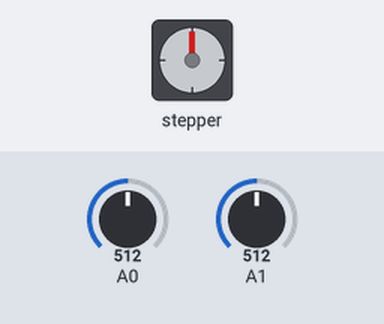
Recording of a sketch running on a simulated Arduino Uno, built with avr-gcc and run on an emulated ATmega328P. Parts: stepper motor. Inputs (shaded band) come from the test bench; at power-on: A0 = 512, A1 = 512. Stepper angles assume 2038 steps per turn.

Above: at 1.2 s.
1.3 s: A0 set to 785
2.8 s: A0 set to 813
At 3.9 s:
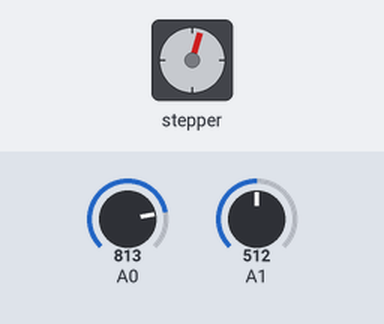
Timing chart, 0 to 5.8 s (numbered marks = the images above; inputs shaded):
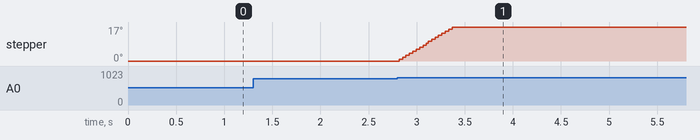

The sketch:

stepperMotor.ino
```cpp
// Mason Haines final project stepper motor
#include <Stepper.h>

#define RDA 0x80
#define TBE 0x20

volatile unsigned char *myUCSR0A = (unsigned char *)0x00C0;
volatile unsigned char *myUCSR0B = (unsigned char *)0x00C1;
volatile unsigned char *myUCSR0C = (unsigned char *)0x00C2;
volatile unsigned int  *myUBRR0  = (unsigned int *) 0x00C4;
volatile unsigned char *myUDR0   = (unsigned char *)0x00C6;

volatile unsigned char* my_ADMUX = (unsigned char*) 0x7C;
volatile unsigned char* my_ADCSRB = (unsigned char*) 0x7B;
volatile unsigned char* my_ADCSRA = (unsigned char*) 0x7A;
volatile unsigned int* my_ADC_DATA = (unsigned int*) 0x78;

const int stepsPerRevolution = 2038;
Stepper myStepper = Stepper(stepsPerRevolution, 8, 10, 9, 11);

void setup() {
  // Setup ADC
  adc_init();
}

void loop() {
  // Read ADC value from different channels
  int adcValue0 = adc_read(0); // Button 1
  int adcValue1 = adc_read(1); // Button 2

  // Check if button 1 is pressed
  if (adcValue0 > 800) { // Assuming a threshold value for button press
    moveStepper(100); // Move clockwise by 100 steps
    while (adc_read(0) > 800) {} // Wait until button 1 is released
  }

  // Check if button 2 is pressed
  if (adcValue1 > 800) { // Assuming a threshold value for button press
    moveStepper(-100); // Move counterclockwise by 100 steps
    while (adc_read(1) > 800) {} // Wait until button 2 is released
  }
}

void moveStepper(int steps) {
  myStepper.setSpeed(5);
  myStepper.step(steps);
}

void adc_init()
{
  // setup the A register
  *my_ADCSRA |= 0b10000000; // set bit   7 to 1 to enable the ADC
  *my_ADCSRA &= 0b11011111; // clear bit 6 to 0 to disable the ADC trigger mode
  *my_ADCSRA &= 0b11110111; // clear bit 5 to 0 to disable the ADC interrupt
  *my_ADCSRA &= 0b11111000; // clear bit 0-2 to 0 to set prescaler selection to slow reading
  // setup the B register
  *my_ADCSRB &= 0b11110111; // clear bit 3 to 0 to reset the channel and gain bits
  *my_ADCSRB &= 0b11111000; // clear bit 2-0 to 0 to set free running mode
  // setup the MUX Register
  *my_ADMUX  &= 0b01111111; // clear bit 7 to 0 for AVCC analog reference
  *my_ADMUX  |= 0b01000000; // set bit   6 to 1 for AVCC analog reference
  *my_ADMUX  &= 0b11011111; // clear bit 5 to 0 for right adjust result
  *my_ADMUX  &= 0b11100000; // clear bit 4-0 to 0 to reset the channel and gain bits
}
unsigned int adc_read(unsigned char adc_channel_num)
{
  // clear the channel selection bits (MUX 4:0)
  *my_ADMUX  &= 0b11100000;
  // clear the channel selection bits (MUX 5)
  *my_ADCSRB &= 0b11110111;
  // set the channel number
  if(adc_channel_num > 7)
  {
    // set the channel selection bits, but remove the most significant bit (bit 3)
    adc_channel_num -= 8;
    // set MUX bit 5
    *my_ADCSRB |= 0b00001000;
  }
  // set the channel selection bits
  *my_ADMUX  += adc_channel_num;
  // set bit 6 of ADCSRA to 1 to start a conversion
  *my_ADCSRA |= 0x40;
  // wait for the conversion to complete
  while((*my_ADCSRA & 0x40) != 0);
  // return the result in the ADC data register
  return *my_ADC_DATA;
}
```

Measured:
- the behaviour switches between 800 and 801 on A0 (found by bisection; images 0 and 1)
- after the input at 1.3 s, every drawn part: stays the same
- after the input at 2.8 s, stepper: turns 17° clockwise in 0.55 s, starting at once
